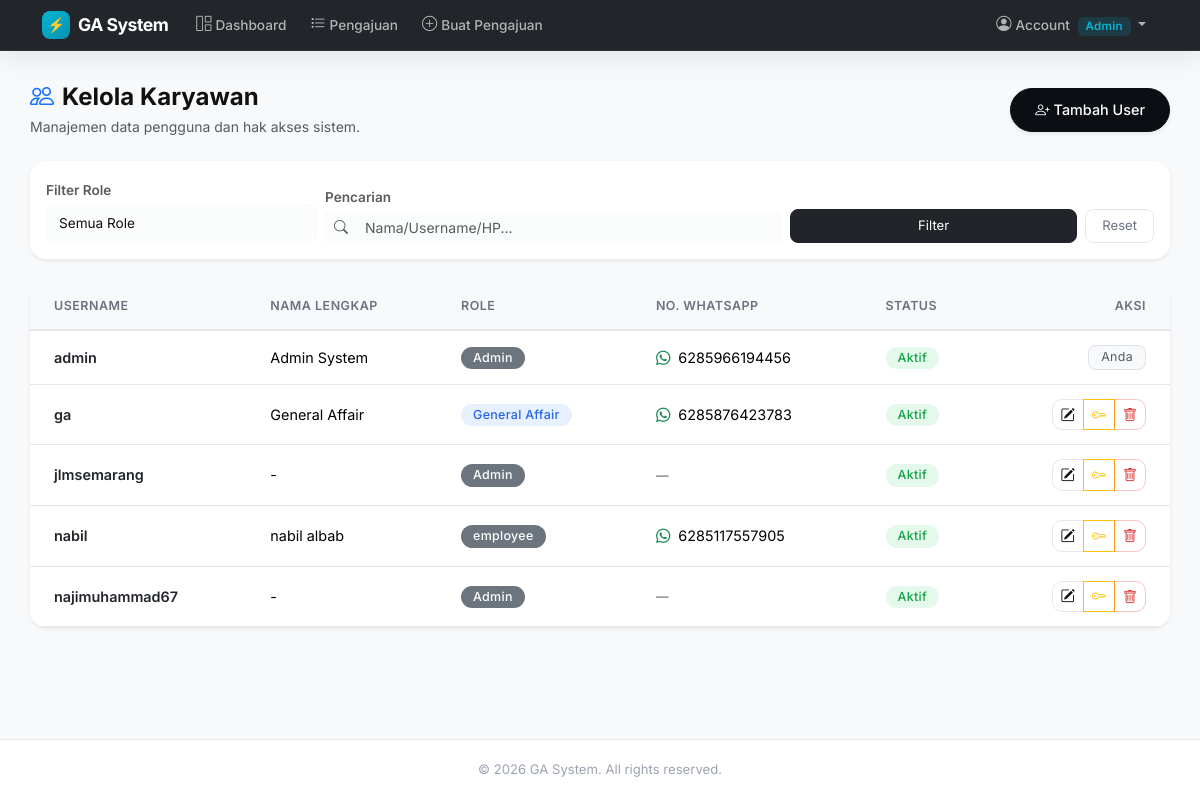
/users/manage/ (signed in), run on the app's committed database.
### users/models.py (models this page shows, shortened)
class User(AbstractUser):
    class Role(models.TextChoices):
        ADMIN = 'admin', 'Admin'
        GA = 'ga', 'General Affair'
        KARYAWAN = 'karyawan', 'Karyawan'
    role = models.CharField(
        max_length=20,
        choices=Role.choices,
        default=Role.KARYAWAN,
        db_index=True,
    )
    phone = models.CharField(
        max_length=20,
        blank=True,
        help_text='Nomor WhatsApp, contoh: 6281234567890',
    )
    class Meta:
        ordering = ['username']

### users/views.py (the view, shortened to what this page needs)
# urls.py: path("manage/", views.UserListView.as_view(), name="user_list"),
class UserListView(RoleRequiredMixin, ListView):
    allowed_roles = ["admin", "ga"]
    model = User
    template_name = "users/user_list.html"
    context_object_name = "users_list"
    paginate_by = 15
    def get_queryset(self):
        qs = super().get_queryset()
        role = self.request.GET.get("role")
        if role:
            qs = qs.filter(role=role)
        q = self.request.GET.get("q")
        return qs.order_by("username")
    def get_context_data(self, **kwargs):
        ctx = super().get_context_data(**kwargs)
        ctx["role_choices"] = User.Role.choices
        ctx["current_role"] = self.request.GET.get("role", "")
        ctx["current_q"] = self.request.GET.get("q", "")
        return ctx

### users/mixins.py (called while the page is built)
    def dispatch(self, request, *args, **kwargs):
        response = super().dispatch(request, *args, **kwargs)
        if request.user.is_authenticated and self.allowed_roles:
            if request.user.role not in self.allowed_roles:
                messages.error(request, 'Anda tidak memiliki akses ke halaman ini.')
                return redirect('users:dashboard')
        return response

### templates/users/user_list.html (shortened to what this page needs)
{% extends "base.html" %}
{% block content %}
<div class="d-flex flex-column flex-md-row justify-content-between align-items-md-center gap-3 mb-4">
    <div>
        <h4 class="fw-bold mb-1">
            <i class="bi bi-people me-2 text-primary"></i>Kelola Karyawan
        </h4>
        <p class="text-muted small mb-0">Manajemen data pengguna dan hak akses sistem.</p>
    </div>
    <a href="{% url 'users:user_create' %}" class="btn btn-primary shadow-sm rounded-pill px-4">
        <i class="bi bi-person-plus me-1"></i>Tambah User
    </a>
</div>
<div class="card shadow-sm border-0 mb-4">
    <div class="card-body p-3">
        <form method="get" class="row g-2 align-items-end">
            <div class="col-6 col-md-3">
                <label class="form-label small fw-semibold mb-1 text-muted">Filter Role</label>
                <select name="role" class="form-select form-select-sm border-light bg-light bg-opacity-50">
                    <option value="">Semua Role</option>
                </select>
            </div>
            <div class="col-6 col-md-5">
                <label class="form-label small fw-semibold mb-1 text-muted">Pencarian</label>
                <div class="input-group input-group-sm">
                    <span class="input-group-text border-light bg-light bg-opacity-50 text-muted"><i class="bi bi-search"></i></span>
                    <input type="text" name="q" value="{{ current_q }}" class="form-control border-light bg-light bg-opacity-50"
                        placeholder="Nama/Username/HP...">
                </div>
            </div>
            <div class="col-12 col-md-4 d-flex gap-2">
                <button type="submit" class="btn btn-sm btn-dark flex-grow-1">
                    Filter
                </button>
                <a href="{% url 'users:user_list' %}" class="btn btn-sm btn-outline-secondary px-3">Reset</a>
            </div>
        </form>
    </div>
</div>
<div class="card shadow-sm border-0 d-none d-md-block overflow-hidden">
    <div class="table-responsive">
        <table class="table table-hover align-middle mb-0">
            <thead class="table-light">
                <tr>
                    <th class="ps-4">Username</th>
                    <th>Nama Lengkap</th>
                    <th>Role</th>
                    <th>No. WhatsApp</th>
                    <th>Status</th>
                    <th class="text-end pe-4">Aksi</th>
                </tr>
            </thead>
            <tbody>
                {% for u in users_list %}
                <tr>
                    <td class="ps-4 fw-semibold text-dark">{{ u.username }}</td>
                    <td>{{ u.get_full_name|default:"-" }}</td>
                    <td>
                        <span class="badge {% if u.role == 'ga' %}bg-info text-dark{% else %}bg-secondary{% endif %} rounded-pill">
                            {{ u.get_role_display }}
                        </span>
                    </td>
                    <td>
                        {% if u.phone %}
                        <div class="d-flex align-items-center">
                            <i class="bi bi-whatsapp text-success me-2"></i>{{ u.phone }}
                        </div>
                        {% else %}
                        <span class="text-muted small">—</span>
                        {% endif %}
                    </td>
                    <td>
                        {% if u.is_active %}
                        <span class="badge bg-success rounded-pill">Aktif</span>
                        {% else %}
                        <span class="badge bg-secondary rounded-pill">Nonaktif</span>
                        {% endif %}
                    </td>
                    <td class="text-end pe-4">
                        {% if u != request.user %}
                        <div class="btn-group btn-group-sm">
                            <a href="{% url 'users:user_edit' u.pk %}" class="btn btn-outline-primary" title="Edit">
                                <i class="bi bi-pencil-square"></i>
                            </a>
                            <a href="{% url 'users:admin_reset_password' u.pk %}" class="btn btn-outline-warning" title="Reset Password">
                                <i class="bi bi-key"></i>
                            </a>
                            <button type="button" class="btn btn-outline-danger" data-bs-toggle="modal"
                                data-bs-target="#deleteModal{{ u.pk }}" title="Hapus">
                                <i class="bi bi-trash"></i>
                            </button>
                        </div>
                        {% else %}
                        <span class="badge bg-light text-muted fw-normal border">Anda</span>
                        {% endif %}
                    </td>
                </tr>
                {% endfor %}
            </tbody>
        </table>
    </div>
</div>
{% endblock %}

### templates/base.html (shortened to what this page needs)
{% load static %}
<!DOCTYPE html>
<html lang="id">
<head>
    <link href="https://cdn.jsdelivr.net/npm/bootstrap@5.3.3/dist/css/bootstrap.min.css" rel="stylesheet">
    <link href="https://cdn.jsdelivr.net/npm/bootstrap-icons@1.11.3/font/bootstrap-icons.min.css" rel="stylesheet">
    <link href="{% static 'css/style.css' %}" rel="stylesheet">
</head>
<body>
    {% if user.is_authenticated %}
    <nav class="navbar navbar-expand-lg navbar-dark navbar-ga sticky-top glassmorphic-navbar">
        <div class="container">
            <a class="navbar-brand" href="{% url 'users:dashboard' %}">
                <span class="logo-icon">⚡</span>
                GA System
            </a>
            <div class="collapse navbar-collapse" id="navbarNav">
                <ul class="navbar-nav me-auto">
                    <li class="nav-item">
                        <a class="nav-link " href="{% url 'users:dashboard' %}">
                            <i class="bi bi-grid-1x2 me-1"></i>Dashboard
                        </a>
                    </li>
                    <li class="nav-item">
                        <a class="nav-link {% if request.resolver_match.url_name == 'request_list' or request.resolver_match.url_name == 'request_detail' %}active{% endif %}" href="{% url 'requests_app:request_list' %}">
                            <i class="bi bi-list-task me-1"></i>Pengajuan
                        </a>
                    </li>
                    <li class="nav-item">
                        <a class="nav-link {% if request.resolver_match.url_name == 'request_create' %}active{% endif %}" href="{% url 'requests_app:request_create' %}">
                            <i class="bi bi-plus-circle me-1"></i>Buat Pengajuan
                        </a>
                    </li>
                </ul>
                <ul class="navbar-nav">
                    <li class="nav-item dropdown">
                        <a class="nav-link dropdown-toggle" href="#" role="button" data-bs-toggle="dropdown">
                            <i class="bi bi-person-circle me-1"></i>Account
                            <span class="badge ms-1">{{ request.user.get_role_display }}</span>
                        </a>
                    </li>
                </ul>
            </div>
        </div>
    </nav>
    {% endif %}
    <main class="container page-container">
        {% block content %}{% endblock %}
    </main>
    <footer class="footer-ga mt-auto">
        <div class="container text-center text-muted small">
            &copy; 2026 GA System. All rights reserved.
        </div>
    </footer>
</body>
</html>

### static/css/style.css (style rules this page uses)
:root { --accent: #06B6D4; --accent-alt: #22D3EE; --accent-dim: #0891B2; --accent-dark: #0E7490; --bg: #F8F9FB; --dark: #0B0F14; --dark-alt: #1A1F25; --card: #FFFFFF; --text: #111111; --text-secondary: #6B7280; --text-muted: #9CA3AF; --border: #E5E7EB; --shadow-sm: 0 2px 8px rgba(0, 0, 0, 0.04); --shadow: 0 10px 30px rgba(0, 0, 0, 0.05); --shadow-lg: 0 20px 50px rgba(0, 0, 0, 0.08); --radius: 16px; --radius-lg: 20px; --radius-sm: 10px; --radius-btn: 30px; --font: 'Inter', -apple-system, BlinkMacSystemFont, 'Segoe UI', sans-serif; --transition: 0.3s cubic-bezier(.25, .8, .25, 1); }
body { font-family: var(--font); background-color: var(--bg); min-height: 100vh; display: flex; flex-direction: column; color: var(--text); -webkit-font-smoothing: antialiased; }
main { flex: 1; }
a { color: var(--accent-dark); transition: var(--transition); }
.navbar-ga { background: var(--dark) !important; border-bottom: 1px solid rgba(255, 255, 255, 0.06); padding: 6px 0; transition: var(--transition); }
.navbar-ga.glassmorphic-navbar { backdrop-filter: blur(16px); -webkit-backdrop-filter: blur(16px); background: rgba(11, 15, 20, 0.9) !important; box-shadow: 0 4px 30px rgba(0, 0, 0, 0.1); }
.navbar-ga .navbar-brand { font-size: 1.1rem; letter-spacing: -0.5px; font-weight: 700; color: #fff !important; display: flex; align-items: center; gap: 8px; }
.navbar-ga .logo-icon { width: 28px; height: 28px; background: linear-gradient(135deg, var(--accent) 0%, var(--accent-dim) 100%); border-radius: 8px; display: flex; align-items: center; justify-content: center; font-size: 0.9rem; }
.navbar-ga .nav-link { color: rgba(255, 255, 255, 0.65) !important; font-size: 0.85rem; font-weight: 500; padding: 6px 12px !important; border-radius: 8px; transition: var(--transition); }
.navbar-ga .nav-link i { font-size: 0.95rem; }
.navbar-ga .badge { background: rgba(6, 182, 212, 0.15) !important; color: var(--accent) !important; font-size: 0.72rem; font-weight: 600; border-radius: 6px; padding: 4px 8px; }
.page-container { padding: 32px 0; }
.card { border-radius: var(--radius); border: 1px solid var(--border); background: var(--card); box-shadow: var(--shadow-sm); transition: var(--transition); }
.card-body { padding: 24px; }
.table { font-size: 0.9rem; }
.table>thead>tr>th { font-weight: 600; font-size: 0.78rem; text-transform: uppercase; letter-spacing: 0.5px; color: var(--text-secondary); border-bottom: 2px solid var(--border); padding: 14px 16px; background: var(--bg); }
.table>tbody>tr>td { padding: 14px 16px; vertical-align: middle; border-bottom: 1px solid var(--border); }
.table>tbody>tr { transition: var(--transition); }
.badge { font-weight: 500; letter-spacing: 0.3px; border-radius: 8px; padding: 5px 12px; font-size: 0.78rem; }
.bg-success { background: rgba(34, 197, 94, 0.12) !important; color: #16A34A !important; }
.bg-info { background: rgba(59, 130, 246, 0.12) !important; color: #2563EB !important; }
.btn-primary { background: var(--dark) !important; border-color: var(--dark) !important; color: #fff !important; border-radius: var(--radius-sm); font-weight: 500; padding: 10px 20px; font-size: 0.9rem; transition: var(--transition); }
.btn-outline-primary { border-color: var(--border) !important; color: var(--text) !important; border-radius: var(--radius-sm); font-weight: 500; font-size: 0.9rem; transition: var(--transition); }
.btn-outline-secondary { border-color: var(--border) !important; color: var(--text-secondary) !important; border-radius: var(--radius-sm); transition: var(--transition); }
.btn-outline-danger { border-color: rgba(239, 68, 68, 0.3) !important; color: #DC2626 !important; border-radius: var(--radius-sm); transition: var(--transition); }
.btn-sm { padding: 6px 14px; font-size: 0.82rem; border-radius: 8px; }
.form-control, .form-select { border: 1px solid var(--border); border-radius: var(--radius-sm); padding: 10px 14px; font-size: 0.9rem; transition: var(--transition); background: var(--card); color: var(--text); }
.form-label { font-size: 0.85rem; font-weight: 600; color: var(--text); margin-bottom: 6px; }
.form-control-sm, .form-select-sm { padding: 8px 12px; font-size: 0.85rem; }
.footer-ga { background: var(--card); border-top: 1px solid var(--border); padding: 20px 0; }
.footer-ga .text-muted { color: var(--text-muted) !important; font-size: 0.82rem; }

### data on the page
User: user.role "Admin", username "admin", get_full_name "Admin System", role "Admin", phone "6285966194456", is_active "Aktif", shows "Anda"
User: username "ga", get_full_name "General Affair", role "General Affair", phone "6285876423783", is_active "Aktif"
User: username "jlmsemarang", get_full_name "-", role "Admin", is_active "Aktif"
User: username "nabil", get_full_name "nabil albab", role "employee", phone "6285117557905", is_active "Aktif"
User: username "najimuhammad67", get_full_name "-", role "Admin", is_active "Aktif"
